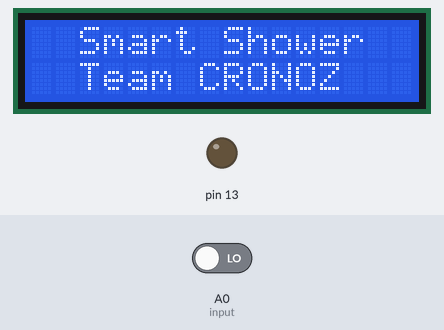
A sketch run on a simulated Arduino Uno, built with avr-gcc and run on an emulated ATmega328P. Shown: 16×2 character LCD, output pins drawn as LEDs (lit = HIGH). The inputs (shaded band) are chosen by the test bench; at power-on: A0 (input) LOW.

Above: at 0.2 s.
At 2.2 s:
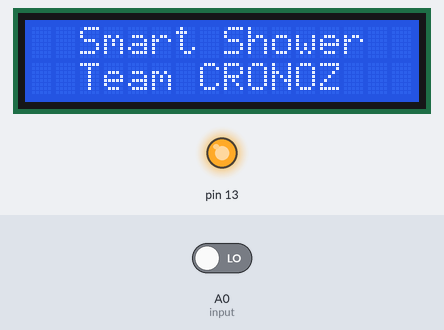
At 62.5 s:
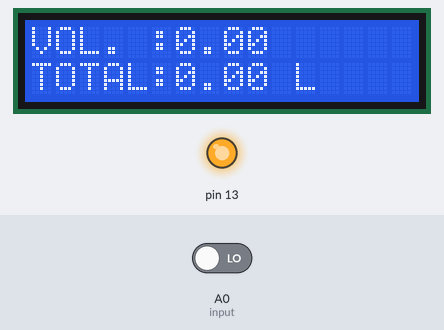
At 123.8 s:
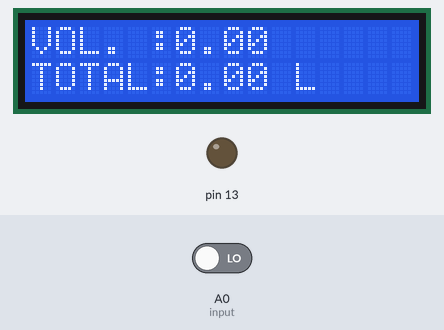
Timing chart, 0 to 130.0 s (numbered marks = the images above):
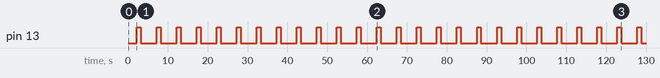

Measured:
- by itself, pin 13: alternates HIGH for 1.0 s and LOW for 4.0 s

The sketch:

SMart_Shower_COde.ino
```cpp
#include <Wire.h>

#include <LiquidCrystal_I2C.h>

LiquidCrystal_I2C lcd(0x27, 20, 4);
int X;
int Y;
float TIME = 0.0 ;
float FREQUENCY = 0.0;
float WATER = 0.0;
float TOTAL = 0.0;
float LS = 0.0;
const int input = A0;
void setup()
{
  pinMode(13,OUTPUT);
  lcd.init();
  lcd.backlight();
  lcd.begin(16, 2);
  lcd.clear();
  lcd.setCursor(0, 0);
  lcd.print("  Smart Shower");
  lcd.setCursor(0, 1);
  lcd.print("  Team CRONOZ");
  delay(2000);
  pinMode(input, INPUT);
}
void loop()
{
  digitalWrite(13, HIGH);   //Solonoid Valve
  delay(1000);
  digitalWrite(13, LOW);
  delay(1000);

  X = pulseIn(input, HIGH);  //Water Flow Sensor
  Y = pulseIn(input, LOW);
  TIME = X + Y;
  FREQUENCY = 1000000 / TIME;
  WATER = FREQUENCY / 7.5;
  LS = WATER / 60;
  if (FREQUENCY >= 0)
  {
    if (isinf(FREQUENCY))
    {
      lcd.clear();
      lcd.setCursor(0, 0);
      lcd.print("VOL. :0.00");
      lcd.setCursor(0, 1);
      lcd.print("TOTAL:");
      lcd.print( TOTAL);
      lcd.print(" L");
    }
    else
    {
      TOTAL = TOTAL + LS;
      Serial.println(FREQUENCY);
      lcd.clear();
      lcd.setCursor(0, 0);
      lcd.print("VOL.: ");
      lcd.print(WATER);
      lcd.print(" L/M");
      lcd.setCursor(0, 1);
      lcd.print("TOTAL:");
      lcd.print( TOTAL);
      lcd.print(" L");
    }
  }
  delay(1000);
}
```
